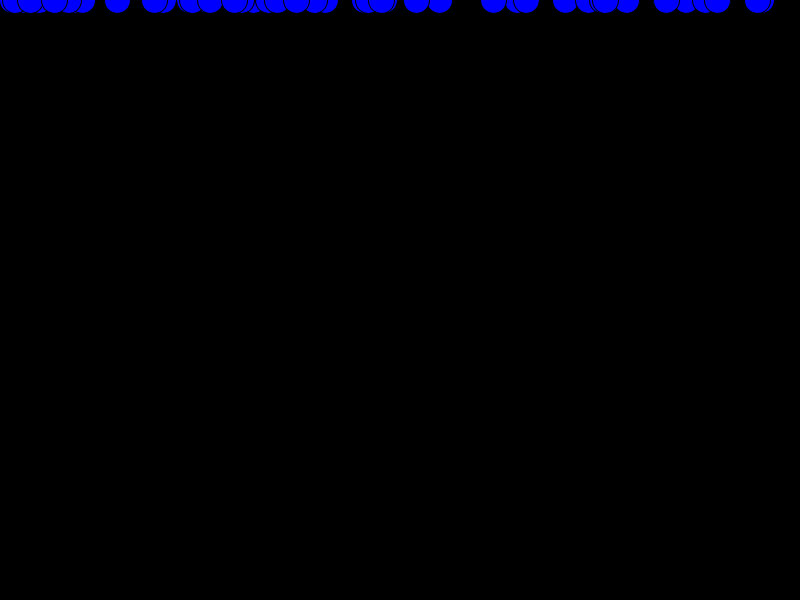
Frame 1 (no input)
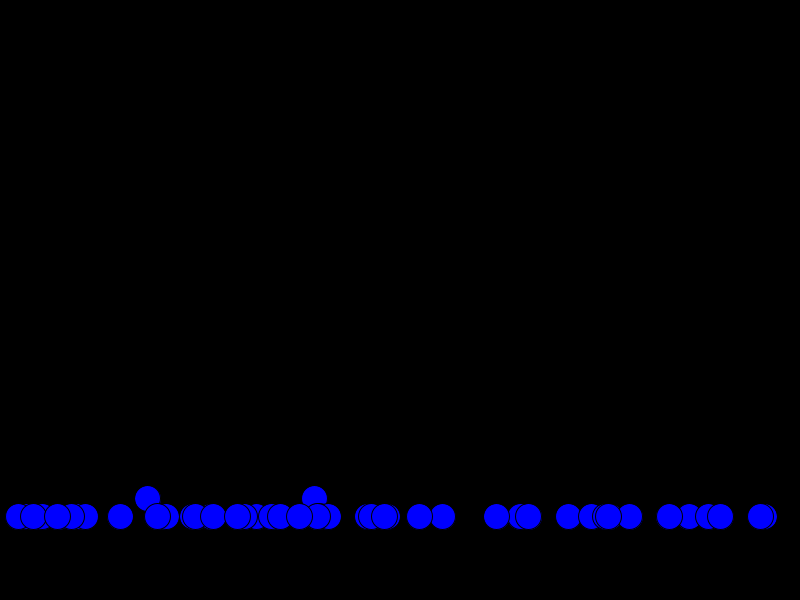
Frame 60 (the mouse pressed at the canvas centre just before this capture)
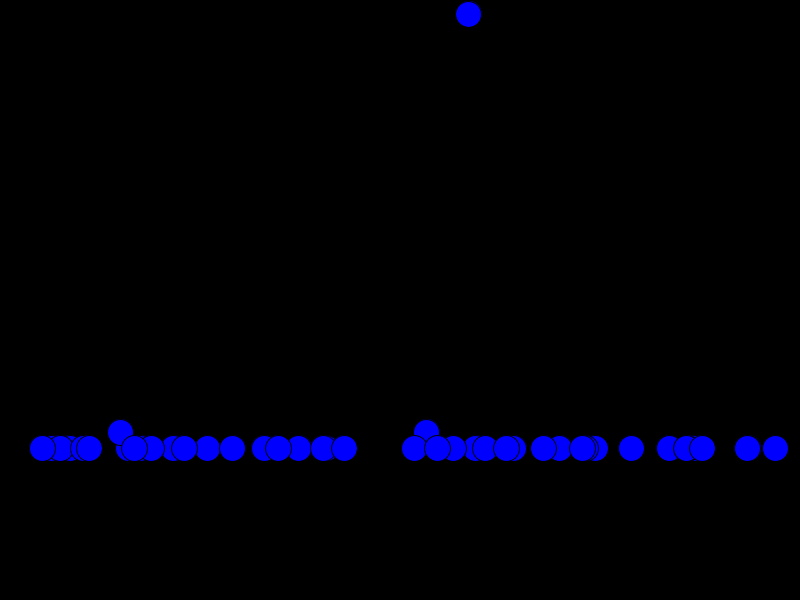
Frame 120 (the mouse held since frame 60 and released just before this capture)

The Processing sketch that drew these frames (run headless with seeded random() and noise(); from frame 60 on, the mouse is pressed at the canvas centre):

// Processing sketch: raindropGameCode
// ── raindropGameCode.pde

int count = 50; //fifty raindrops on screen

Raindrop [] r = new Raindrop [count];      //declare a new Raindrop array called r
Catcher c = new Catcher(mouseX,mouseY); //declare a new catcher called c

void settings(){
  size(800,600); //set size of canvas
  
}

void setup() {
  background(0); //set background color to black
  c.display(mouseX,mouseY); //display catcher c at mouse

 // mouse = new PVector();
  for (int i = 0; i < count; i++) { //initialize raindrops
    r[i] = new Raindrop(random(width), 0);
  }
}

void draw() {

  c.pos(); //change catcher's position to mouse every frame
  background(0); //continuous background 
  for (int i = 0; i < count; i++) { //assign methods to raindrop array
    r[i].display();
    r[i].fall();
    if (r[i].isInContactWith(c.lok)) //see if raindrop touches catcher
    { 
      r[i].reset(); //reset raindrop to top of screen
    } 
    if (r[i].loc.y > height) {     //check to see if the raindrop goes below the bottom of the screen
    r[i].reset();                           //reset the raindrop
    }
  }

}

// ── Raindrop.pde
class Raindrop { //new class
  PVector loc, vel, a; //declare Pvectors, floats, and int
  float diam;
  int t;

  Raindrop(float x, float y) { //constructor
    loc = new PVector(x, y);  //initialize variables
    vel = new PVector(.05, .06);
    a= new PVector(.2, .3);
    diam = 26;
  }

  void display() { //methods
    fill(0,0,255); //blue
    ellipse(loc.x, loc.y, diam, diam);
  }

  void fall() {
    loc.add(vel);
    vel.y+= a.y;
  }

  boolean isInContactWith(PVector lok) {
    if (loc.dist(lok)< diam/2) {
      return true;
    } else {
      return false;
    }
  }

  void reset() {
    loc.x = random(width);
    loc.y = 0;
    vel.x = .05;
    vel.y= .05;
  }
}

class Catcher { //new class
  PVector lok;
  float wid, hei;

  Catcher(float x, float y) { //constructor
   
    x = mouseX;
    y = mouseY;
    wid = 60;
    hei = 60;
    lok = new PVector(mouseX, mouseY);
  }

  void display(float x, float y) { //methods
    fill(255);
    rect(x, y, wid, hei);
  }
  
void pos(){
  lok.set(mouseX,mouseY);
    
  }
  
   
  }
